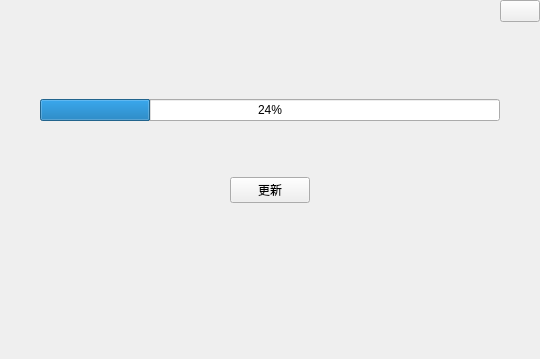
<?xml version="1.0" encoding="UTF-8"?>
<ui version="4.0">
 <class>Widget</class>
 <widget class="QWidget" name="Widget">
  <property name="geometry">
   <rect>
    <x>0</x>
    <y>0</y>
    <width>540</width>
    <height>359</height>
   </rect>
  </property>
  <property name="windowTitle">
   <string>Widget</string>
  </property>
  <layout class="QVBoxLayout" name="verticalLayout">
   <property name="leftMargin">
    <number>0</number>
   </property>
   <property name="topMargin">
    <number>0</number>
   </property>
   <property name="rightMargin">
    <number>0</number>
   </property>
   <property name="bottomMargin">
    <number>0</number>
   </property>
   <item>
    <layout class="QHBoxLayout" name="horizontalLayout_3">
     <item>
      <spacer name="horizontalSpacer_2">
       <property name="orientation">
        <enum>Qt::Horizontal</enum>
       </property>
       <property name="sizeHint" stdset="0">
        <size>
         <width>40</width>
         <height>20</height>
        </size>
       </property>
      </spacer>
     </item>
     <item>
      <widget class="QPushButton" name="pushButtonClose">
       <property name="text">
        <string/>
       </property>
      </widget>
     </item>
    </layout>
   </item>
   <item>
    <spacer name="verticalSpacer_4">
     <property name="orientation">
      <enum>Qt::Vertical</enum>
     </property>
     <property name="sizeHint" stdset="0">
      <size>
       <width>20</width>
       <height>100</height>
      </size>
     </property>
    </spacer>
   </item>
   <item>
    <spacer name="verticalSpacer_2">
     <property name="orientation">
      <enum>Qt::Vertical</enum>
     </property>
     <property name="sizeType">
      <enum>QSizePolicy::Preferred</enum>
     </property>
     <property name="sizeHint" stdset="0">
      <size>
       <width>20</width>
       <height>40</height>
      </size>
     </property>
    </spacer>
   </item>
   <item>
    <widget class="QLabel" name="label_update">
     <property name="text">
      <string/>
     </property>
     <property name="alignment">
      <set>Qt::AlignCenter</set>
     </property>
    </widget>
   </item>
   <item>
    <layout class="QHBoxLayout" name="horizontalLayout_4">
     <item>
      <spacer name="horizontalSpacer_3">
       <property name="orientation">
        <enum>Qt::Horizontal</enum>
       </property>
       <property name="sizeType">
        <enum>QSizePolicy::Preferred</enum>
       </property>
       <property name="sizeHint" stdset="0">
        <size>
         <width>40</width>
         <height>20</height>
        </size>
       </property>
      </spacer>
     </item>
     <item>
      <widget class="QProgressBar" name="progressBar">
       <property name="value">
        <number>24</number>
       </property>
      </widget>
     </item>
     <item>
      <spacer name="horizontalSpacer_4">
       <property name="orientation">
        <enum>Qt::Horizontal</enum>
       </property>
       <property name="sizeType">
        <enum>QSizePolicy::Preferred</enum>
       </property>
       <property name="sizeHint" stdset="0">
        <size>
         <width>40</width>
         <height>20</height>
        </size>
       </property>
      </spacer>
     </item>
    </layout>
   </item>
   <item>
    <spacer name="verticalSpacer_3">
     <property name="orientation">
      <enum>Qt::Vertical</enum>
     </property>
     <property name="sizeHint" stdset="0">
      <size>
       <width>20</width>
       <height>100</height>
      </size>
     </property>
    </spacer>
   </item>
   <item>
    <layout class="QHBoxLayout" name="horizontalLayout_5">
     <item>
      <spacer name="horizontalSpacer_5">
       <property name="orientation">
        <enum>Qt::Horizontal</enum>
       </property>
       <property name="sizeHint" stdset="0">
        <size>
         <width>40</width>
         <height>20</height>
        </size>
       </property>
      </spacer>
     </item>
     <item>
      <widget class="QPushButton" name="pushButton_Update">
       <property name="text">
        <string>更新</string>
       </property>
      </widget>
     </item>
     <item>
      <spacer name="horizontalSpacer_6">
       <property name="orientation">
        <enum>Qt::Horizontal</enum>
       </property>
       <property name="sizeHint" stdset="0">
        <size>
         <width>40</width>
         <height>20</height>
        </size>
       </property>
      </spacer>
     </item>
    </layout>
   </item>
   <item>
    <spacer name="verticalSpacer">
     <property name="orientation">
      <enum>Qt::Vertical</enum>
     </property>
     <property name="sizeHint" stdset="0">
      <size>
       <width>20</width>
       <height>205</height>
      </size>
     </property>
    </spacer>
   </item>
  </layout>
 </widget>
 <layoutdefault spacing="6" margin="11"/>
 <resources/>
 <connections/>
</ui>
